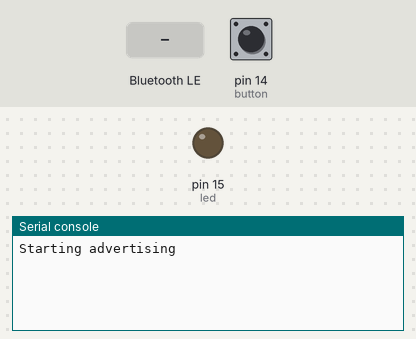
A program run on a simulated MicroPython board. On the bench: output pins drawn as LEDs (lit = HIGH), the last lines printed to the serial console. The inputs (shaded band) are chosen by the test bench; at power-on: pin 14 (button) LOW. Nothing arrives over Bluetooth unless stated.

Above: at 1.2 s.
1.3 s: pin 14 (button) pulled HIGH for 0.15 s
At 2.1 s:
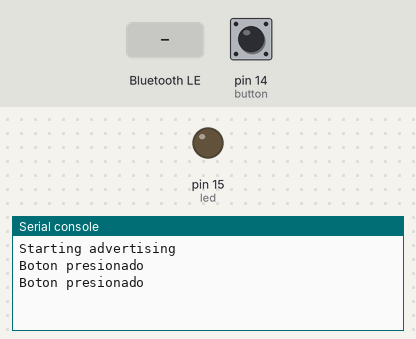
2.9 s: "1" written over Bluetooth
At 4.1 s:
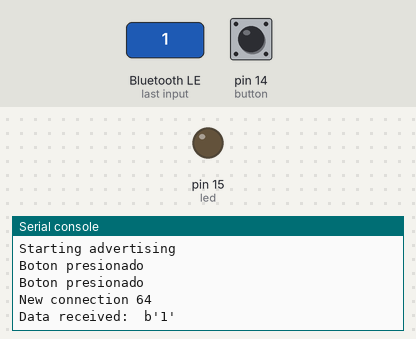
4.4 s: "on" written over Bluetooth
At 5.4 s:
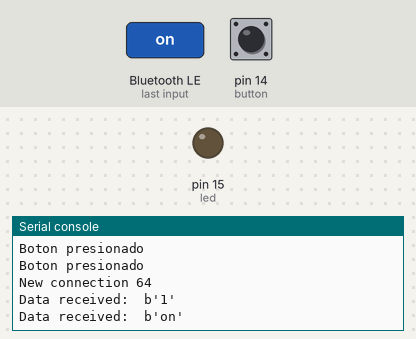
5.9 s: "off" written over Bluetooth
At 6.5 s:
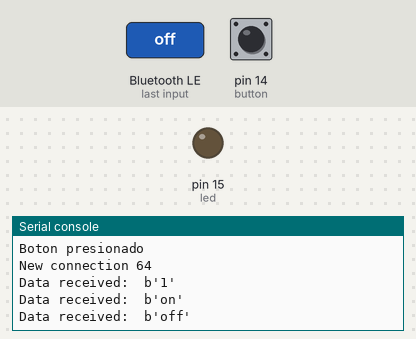

Measured:
- after the input at 1.3 s, the serial console: prints a new line at once (image 1)
- after the input at 2.9 s, the serial console: prints a new line at once (image 2)
- after the input at 4.4 s, the serial console: prints a new line after 0.06 s (image 3)
- after the input at 5.9 s, the serial console: prints a new line after 0.06 s (image 4)

The program:

BLE_send_receive.py
```python
# Import necessary modules
from machine import Pin
import time
import bluetooth
from ble_simple_peripheral import BLESimplePeripheral


# Create object BLE
ble = bluetooth.BLE()

# Create object Simple peripheral and active BLE
sp = BLESimplePeripheral(ble)

# Configure the LED pin as output and the button pin as pulldown
led = Pin(15, Pin.OUT)
button = Pin(14, Pin.IN, Pin.PULL_DOWN)


def on_rx(data):
    """"
    function that is executed when the on_off data is received\r\n
    """
    print("Data received: ", data)
    if data == b'on_off\r\n':
        led.value(not led.value())
        if led.value():
            print('LED encendido')
        else:
            print('LED Apagado')


while True:

    if sp.is_connected():
     # If there is data received

        sp.on_write(on_rx)  # Execute the on_rx function

    if button.value():
        # If button is pressed, sends button pressed

        sp.send("button pressed\n")
        print("Boton presionado")
        time.sleep(0.1)
```
